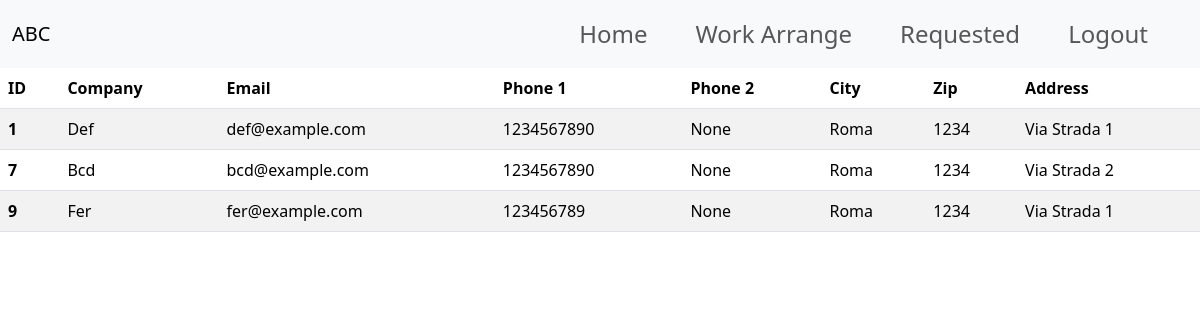
Page /employers (signed in) on the committed database.
### humanresources/models.py (models this page shows, shortened)
class Employer(models.Model):
    email = models.ForeignKey(Email, on_delete=models.CASCADE)
    company = models.CharField(max_length=64, blank=False, unique=True)
    phone1 = models.IntegerField(null=False, blank=False)
    phone2 = models.IntegerField(blank=True, null=True)
    address = models.CharField(max_length=254, blank=False)
    city = models.CharField(max_length=64, blank=False)
    state = models.CharField(max_length=64, blank=False)
    zip = models.CharField(max_length=10, blank=False)

class Email(models.Model):
    MAIN = '1'
    EMPLOYEE = '2'
    EMPLOYER = '3'
    ACCOUNT_TYPE_CHOICES = [
        (MAIN, "Main"),
        (EMPLOYER, "Employer"),
        (EMPLOYEE, "Employee")
    ]
    account_type = models.CharField(
        max_length=1, choices=ACCOUNT_TYPE_CHOICES, default=EMPLOYEE, blank=True)
    email = models.EmailField(unique=True)

### humanresources/views.py (the view)
# urls.py: path("employers", views.employers, name="employers"),  # available
@login_required
def employers(request):
    email = Email.objects.filter(account_type='3')
    all_employers = Employer.objects.filter(email__in=email)
    return render(request, "humanresources/employers.html", {
        "employer_detail": all_employers
    })

### humanresources/models.py (called while the page is built)
    def acc_email(self):
        return Email.objects.get(email=self.email)

### humanresources/templates/humanresources/employers.html (shortened to what this page needs)
{% extends 'humanresources/layout.html' %}
{% load static %}
{% block body %}
<div class="overflow-x-auto">
  <table class="table table-striped">
    <thead>
      <tr>
        <th scope="col">ID</th>
        <th scope="col">Company</th>
        <th scope="col">Email</th>
        <th scope="col">Phone 1</th>
        <th scope="col">Phone 2</th>
        <th scope="col">City</th>
        <th scope="col">Zip</th>
        <th scope="col">Address</th>
      </tr>
    </thead>
    <tbody>
      {% for employer in employer_detail %}
        <tr>
          <th scope="row">{{ employer.email.id }}</th>
          <td>{{ employer.company|title }}</td>
          <td>{{ employer.email.email }}</td>
          <td>{{ employer.phone1 }}</td>
          <td>{{ employer.phone2 }}</td>
          <td>{{ employer.city|title }}</td>
          <td>{{ employer.zip }}</td>
          <td>{{ employer.address|title }}</td>
        </tr>
      {% endfor %}
    </tbody>
  </table>
</div>
{% endblock %}

### humanresources/static/humanresources/styles.css (style rules this page uses)
body { box-sizing: border-box; margin: 0; padding: 0; position: relative; }

### rows in the picture
Employer: email.id "1", company "Def", email.email "def@example.com", phone1 "1234567890", phone2 "None", city "Roma", zip "1234", address "Via Strada 1"
Employer: email.id "7", company "Bcd", email.email "bcd@example.com", phone1 "1234567890", phone2 "None", city "Roma", zip "1234", address "Via Strada 2"
Employer: email.id "9", company "Fer", email.email "fer@example.com", phone1 "123456789", phone2 "None", city "Roma", zip "1234", address "Via Strada 1"
